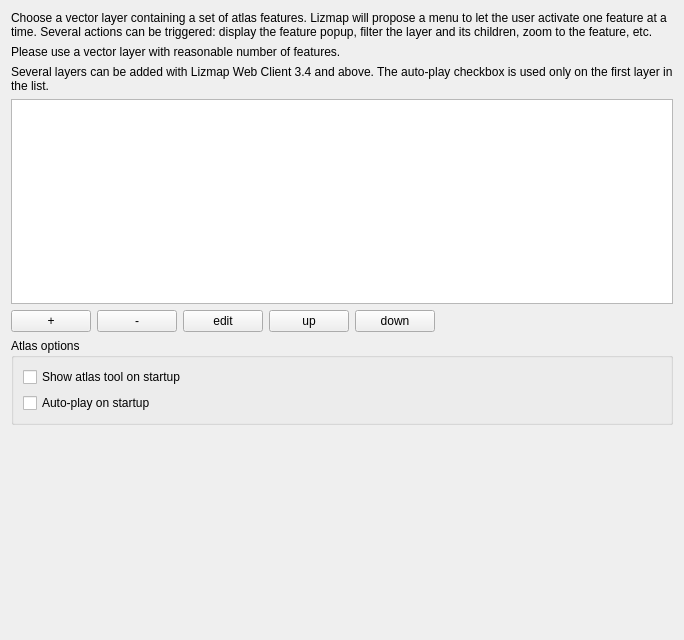
             <widget class="QWidget" name="scrollAreaWidgetContents_12">
              <property name="geometry">
               <rect>
                <x>0</x>
                <y>0</y>
                <width>684</width>
                <height>640</height>
               </rect>
              </property>
              <layout class="QVBoxLayout" name="verticalLayout_41">
               <item>
                <widget class="QLabel" name="label_81">
                 <property name="text">
                  <string>Choose a vector layer containing a set of atlas features. Lizmap will propose a menu to let the user activate one feature at a time. Several actions can be triggered: display the feature popup, filter the layer and its children, zoom to the feature, etc.</string>
                 </property>
                 <property name="wordWrap">
                  <bool>true</bool>
                 </property>
                </widget>
               </item>
               <item>
                <widget class="QLabel" name="label_90">
                 <property name="text">
                  <string>Please use a vector layer with reasonable number of features.</string>
                 </property>
                </widget>
               </item>
               <item>
                <widget class="QLabel" name="label_atlas_34">
                 <property name="text">
                  <string>&lt;html&gt;&lt;head/&gt;&lt;body&gt;&lt;p&gt;Several layers can be added with Lizmap Web Client 3.4 and above. The auto-play checkbox is used only on the first layer in the list.&lt;/p&gt;&lt;/body&gt;&lt;/html&gt;</string>
                 </property>
                 <property name="wordWrap">
                  <bool>true</bool>
                 </property>
                </widget>
               </item>
               <item>
                <widget class="QTableWidget" name="table_atlas">
                 <property name="selectionBehavior">
                  <enum>QAbstractItemView::SelectColumns</enum>
                 </property>
                </widget>
               </item>
               <item>
                <layout class="QHBoxLayout" name="horizontalLayout_23">
                 <item>
                  <widget class="QPushButton" name="button_atlas_add">
                   <property name="text">
                    <string notr="true">+</string>
                   </property>
                  </widget>
                 </item>
                 <item>
                  <widget class="QPushButton" name="button_atlas_remove">
                   <property name="text">
                    <string notr="true">-</string>
                   </property>
                  </widget>
                 </item>
                 <item>
                  <widget class="QPushButton" name="button_atlas_edit">
                   <property name="text">
                    <string notr="true">edit</string>
                   </property>
                  </widget>
                 </item>
                 <item>
                  <widget class="QPushButton" name="button_atlas_up">
                   <property name="text">
                    <string notr="true">up</string>
                   </property>
                  </widget>
                 </item>
                 <item>
                  <widget class="QPushButton" name="button_atlas_down">
                   <property name="text">
                    <string notr="true">down</string>
                   </property>
                  </widget>
                 </item>
                 <item>
                  <spacer name="horizontalSpacer_4">
                   <property name="orientation">
                    <enum>Qt::Horizontal</enum>
                   </property>
                   <property name="sizeHint" stdset="0">
                    <size>
                     <width>40</width>
                     <height>20</height>
                    </size>
                   </property>
                  </spacer>
                 </item>
                </layout>
               </item>
               <item>
                <widget class="QGroupBox" name="groupBox_2">
                 <property name="title">
                  <string>Atlas options</string>
                 </property>
                 <layout class="QVBoxLayout" name="verticalLayout_44">
                  <item>
                   <widget class="QCheckBox" name="atlasShowAtStartup">
                    <property name="toolTip">
                     <string>If you want to open the atlas tool when you open your project</string>
                    </property>
                    <property name="text">
                     <string>Show atlas tool on startup</string>
                    </property>
                   </widget>
                  </item>
                  <item>
                   <widget class="QCheckBox" name="atlasAutoPlay">
                    <property name="toolTip">
                     <string>If you want to launch the auto-play mode when you open your project</string>
                    </property>
                    <property name="text">
                     <string>Auto-play on startup</string>
                    </property>
                   </widget>
                  </item>
                 </layout>
                </widget>
               </item>
               <item>
                <spacer name="verticalSpacer_2">
                 <property name="orientation">
                  <enum>Qt::Vertical</enum>
                 </property>
                 <property name="sizeHint" stdset="0">
                  <size>
                   <width>20</width>
                   <height>40</height>
                  </size>
                 </property>
                </spacer>
               </item>
              </layout>
             </widget>
